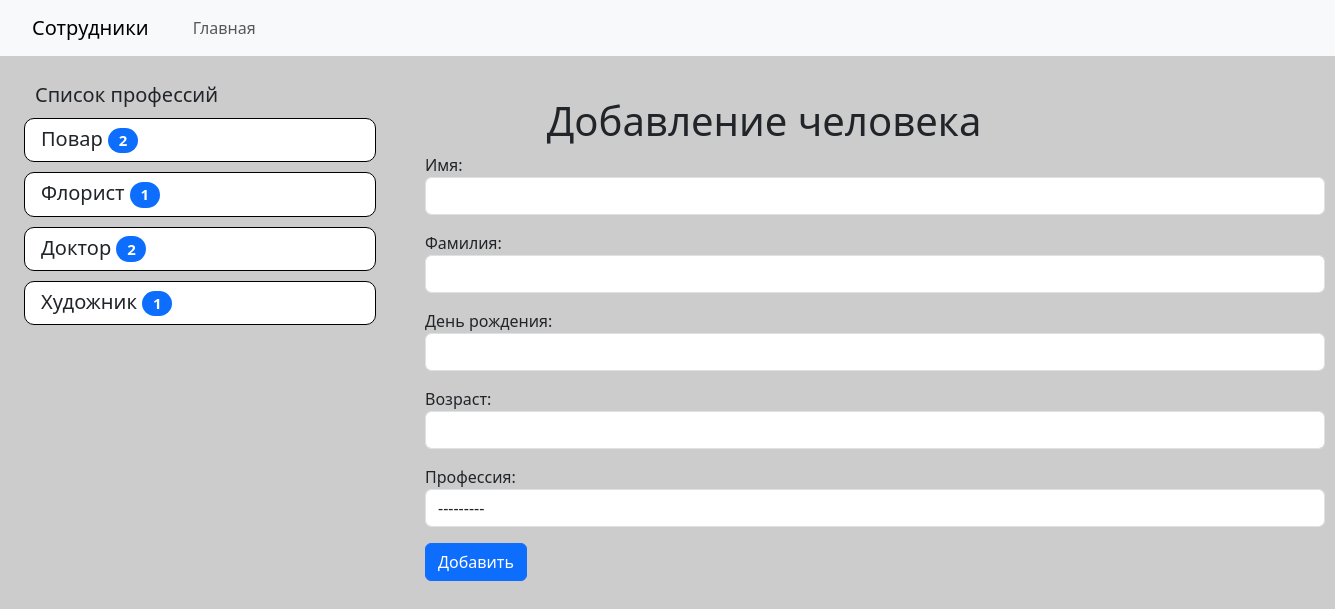
The app's page /pro/human/add_human with its own data.
### Pro/models.py (models this page shows)
class Profession(models.Model):
    name = models.CharField(max_length=80, db_index=True, verbose_name='Профессия')
    def get_absolute_url(self):
        return reverse_lazy('Profession', kwargs={'profession_id': self.pk})
    class Meta:
         verbose_name='Профессия'
         verbose_name_plural ='Профессии'
         ordering = ['name']

### Pro/views.py (the view)
# urls.py: path('human/add_human', AddHuman.as_view(), name='Add_human'),
class AddHuman(CreateView):
    form_class = HumanForm
    template_name = 'Pro/add_human.html'
    login_url = '/admin/'

### Pro/forms.py (shortened to what this page needs)
class HumanForm(forms.ModelForm):
    class Meta:
        model = Human
        fields = ['name', 'surname', 'birthday', 'age', 'profession']
        widgets = {
            'name': forms.TextInput(attrs={
                'class': 'form-control'
                }),
            'surname' : forms.TextInput(attrs={
                'class': 'form-control'
                }),
            'birthday' : forms.TextInput(attrs={
                'class': 'form-control'
                }),
            'age': forms.TextInput(attrs={
                'class': 'form-control'
                }),
            'profession': forms.Select(attrs={
                'class': 'form-control'
                }),
        }

### Pro/templatetags/human_tags.py (called while the page is built)
@register.simple_tag(name='get_list_professions')
def get_professions():
    return Profession.objects.all()

@register.inclusion_tag('Pro/list_professions.html')
def show_professions(arg1='Список', arg2='профессий'):
    professions = cache.get('professions')
    if not professions:
        professions = Profession.objects.annotate(cnt=Count('human', filter=F('human__birthday'))).filter(cnt__gt=0)
        cache.set('professions', professions, 60)
    return {'professions': professions, 'arg1': arg1, 'arg2': arg2}

### Pro/templates/Pro/add_human.html (shortened to what this page needs)
{% extends 'Pro/base.html' %}
{% block sidebar %}
{% include 'Pro/inc/_sidebar.html' %}
{% endblock %}
{% block content %}
<div class="dob" style="margin: 25px;">
    <h1 style="text-align: center;">Добавление человека</h1>
    <form action="{% url 'Add_human' %}" method="post" style="width: 900px;">
        {{ form.as_p }}
            <button type="submit" class="btn btn-primary btn-block">Добавить</button>
    </form>
</div>
{% endblock %}

### Pro/templates/Pro/list_professions.html
{% load human_tags %}
<div class="list-group">
    <div class="size"><h5>
         <div class="size2" style="margin: 11px;">{{ arg1 }} {{ arg2 }}</div>
        {% for prof in professions %}
        <a href="{{ prof.get_absolute_url }}" class="list-group-item list-group-item-action" style="margin-bottom: 10px; border-radius: 10px; border: 1px solid #000; display: block;">{{ prof.name }}
            <span class="badge bg-primary rounded-pill" style="width: 30px; color:white;">{{ prof.cnt }}</span></a>
        {% endfor %}</h5>
    </div>
</div>

### NewsProject/static/css/style.css (style rules this page uses)
body { background-color: #ccc; }

### records on screen
Profession: name "Повар", cnt "2"
Profession: name "Флорист", cnt "1"
Profession: name "Доктор", cnt "2"
Profession: name "Художник", cnt "1"

### other values on screen
{{ arg1 }} "Список"
{{ arg2 }} "профессий"
